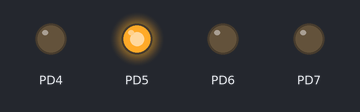
Bench run of a program on a simulated ATmega32, built with avr-gcc and emulated at 8 MHz (the files do not name the chip). Shown: output pins drawn as LEDs (lit = HIGH).

Above: at 0.5 s.
At 1.5 s:
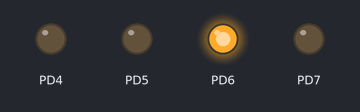
At 2.5 s:
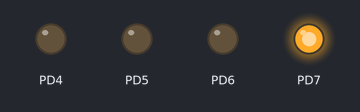
At 3.5 s:
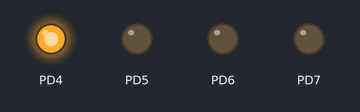
Timing chart, 0 to 5.2 s (numbered marks = the images above):
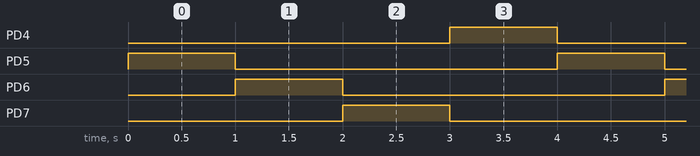

Measured:
- by itself, PD4–7: alternates HIGH for 1.0 s and LOW for 3.0 s
- by itself, everything shown: repeats every 4.0 s, in 4 steps

The program:

main.c
```c
/*
 * Assignment.c
 *
 * Created: 8/22/2023 11:40:47 PM
 * Author : mw296
 */

#include "MemMap.h"
#include "bitManip.h"
#include "util/delay.h"
#define F_CPU 8000000UL

void GPIO_init()
{
	//d5,6,7 LEDs
	SET_BIT(DDRD,5);
	SET_BIT(DDRD,6);
	SET_BIT(DDRD,7);

	//buzzer d4
	SET_BIT(DDRD,4);
}

void myWait()
{
	_delay_ms(1000);
}

int main(void)
{
	GPIO_init();
    /* Replace with your application code */
    while (1)
    {
		SET_BIT(PORTD,5);
		myWait();
		CLR_BIT(PORTD, 5);
		SET_BIT(PORTD,6);
		myWait();
		CLR_BIT(PORTD, 6);
		SET_BIT(PORTD,7);
		myWait();
		CLR_BIT(PORTD, 7);
		SET_BIT(PORTD, 4);
		myWait();
		CLR_BIT(PORTD, 4);
    }
}
```

MemMap.h
```c
/*
 * MemMap.h
 *
 * Created: 8/22/2023 11:42:29 PM
 *  Author: mw296
 */


#ifndef MEMMAP_H_
#define MEMMAP_H_

#include "Platform_Types.h"

#define PORTA   *((vu8 *)0x3B)
#define DDRA    *((vu8 *)0x3A)
#define PINA    *((vu8 *)0x39)

#define PORTB   *((vu8 *)0x38)
#define DDRB    *((vu8 *)0x37)
#define PINB    *((vu8 *)0x36)

#define PORTC   *((vu8 *)0x35)
#define DDRC    *((vu8 *)0x34)
#define PINC    *((vu8 *)0x33)

#define PORTD   *((vu8 *)0x32)
#define DDRD    *((vu8 *)0x31)
#define PIND    *((vu8 *)0x30)


#endif /* MEMMAP_H_ */
```

Platform_Types.h
```c
/*
 * Platform_Types.h
 *
 *  Created on: July 21, 2023
 *      Author: MohamedWaleed
 */


#ifndef PLATFORM_TYPES_H_
#define PLATFORM_TYPES_H_


#ifndef _Bool
#define _Bool unsigned char
#endif

#define CPU_TYPE                   CPU_TYPE_32
#define CPU_BIT_ORDER              MSB_FIRST
#define CPU_BYTE_ORDER             HIGH_BYTE_FIRST

#ifndef FALSE
#define FALSE                      (boolean)false
#endif

#ifndef TRUE
#define TRUE                       (boolean)true
#endif


// BOOLEAN TYPE
typedef _Bool                           boolean;

// CHAR TYPE 8-BIT
typedef unsigned char                   u8;
typedef signed char                     s8;
typedef volatile unsigned char          vu8;
typedef volatile signed char            vs8;

// SHORT TYPE 16-BIT
typedef unsigned short                  u6;
typedef signed short                    s16;
typedef volatile unsigned short         vu16;
typedef volatile signed short           vs16;

// INT TYPE 32-BIT
typedef unsigned int                    u32;
typedef signed int                      s32;
typedef volatile unsigned int           vu32;
typedef volatile signed int             vs32;

// LONG LONG TYPE 64-BIT
typedef signed long long                s64;
typedef unsigned long long              u64;
typedef volatile unsigned long long     vu64;
typedef volatile signed long long       vs64;

typedef float                           f32;
typedef double						    f64;

typedef volatile float                  vf32;
typedef volatile double					vf64;

#endif /* PLATFORM_TYPES_H_ */
```

bitManip.h
```c
#ifndef BITMANIP_H_
#define BITMANIP_H_

/* Set any specific bit in a register or PORT */
#define SET_BIT(REG, BIT)  ((REG) |=  (1 << (BIT)))

/* Clear any specific bit in a register or PORT */
#define CLR_BIT(REG, BIT)  ((REG) &= ~(1 << (BIT)))

/* Toggle any specific bit in a register or PORT */
#define TOG_BIT(REG, BIT)  ((REG) ^=  (1 << (BIT)))

/* Get the value of a specific bit in a register or PIN */
#define GET_BIT(REG, BIT)  (((REG) >> (BIT)) & 1)

/* Check if a specific bit in a register or PIN is set */
#define BIT_IS_SET(REG, BIT)  ((REG) & (1 << (BIT)))

/* Check if a specific bit in a register or PIN is cleared */
#define BIT_IS_CLR(REG, BIT)  (!((REG) & (1 << (BIT))))

#endif
```
